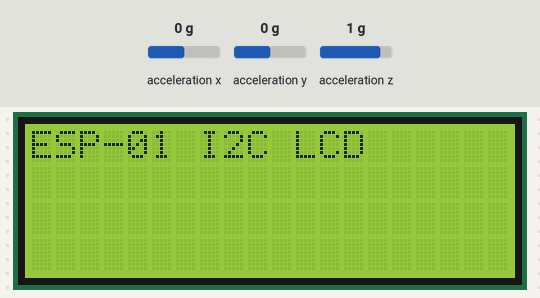
The sketch below on a simulated ESP8266 (NodeMCU). On the bench: 20×4 character LCD. Wiring (inferred from the names in the program): ADXL345 accelerometer at I2C address 0x53. The inputs (shaded band) are chosen by the test bench; at power-on: acceleration x 0 g, acceleration y 0 g, acceleration z 1 g. WiFi joins after 1.5 s; servers stay silent unless stated; random numbers use the default seed unless the sketch sets one; no MQTT or app messages arrive unless stated; what the sketch prints to the serial monitor is not drawn.

Above: at 1.7 s.
At 5.3 s:
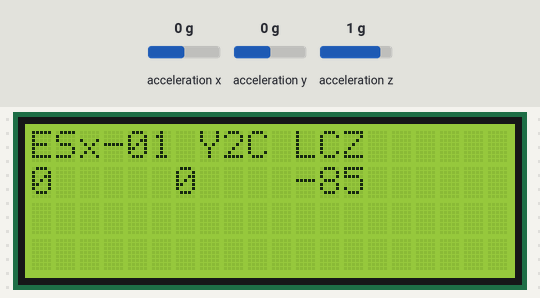
5.4 s: acceleration x set to -1.4 g
At 9.1 s:
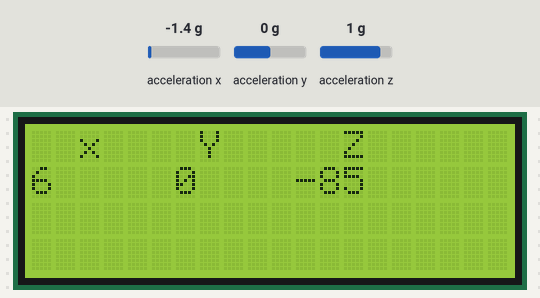
14.2 s: acceleration y set to -1.4 g
22.3 s: acceleration z set to -1.4 g
At 25.2 s:
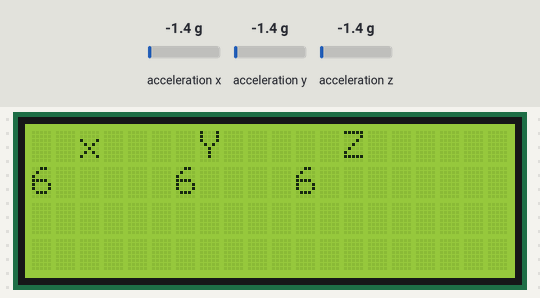
34.3 s: acceleration x set to -0.8 g
At 37.6 s:
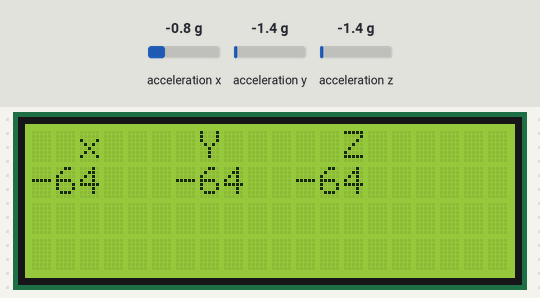
Timing chart, 0 to 39.1 s (numbered marks = the images above; inputs shaded):
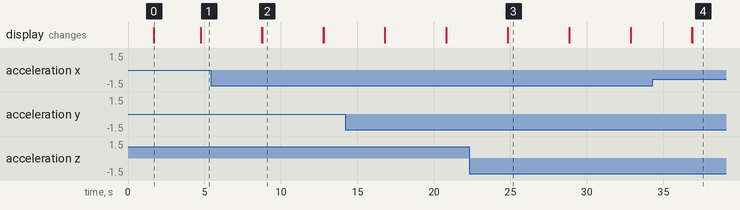

Measured:
- what the display in image 0 shows lasts 3.0 s, from 1.7 s to 4.7 s
- what the display in image 2 shows lasts 4.0 s, from 8.8 s to 12.8 s

The sketch:

DataProducer02.ino
```cpp
#include <ESP8266WiFi.h>
#include <PubSubClient.h>
#include <Wire.h>
#include <LiquidCrystal_I2C.h>

//WIFI variables
const char* ssid ="wind_tutut";//"edferocaPoco"; "LowiC6D0";
const char* password ="edferoca";//"edferoca"; "NLS67B8CTL8SBY";
const char* mqtt_server = "192.168.4.1";
WiFiClient espClient;
PubSubClient client(espClient);
WiFiServer server(80);


// ***** ADXL345
//Direccion del dispositivo
const int DEVICE_ADDRESS = (0x53);
byte _buff[6];
//Direcciones de los registros del ADXL345
char POWER_CTL = 0x2D;
char DATA_FORMAT = 0x31;
char DATAX0 = 0x32;   //X-Axis Data 0
char DATAX1 = 0x33;   //X-Axis Data 1
char DATAY0 = 0x34;   //Y-Axis Data 0
char DATAY1 = 0x35;   //Y-Axis Data 1
char DATAZ0 = 0x36;   //Z-Axis Data 0
char DATAZ1 = 0x37;   //Z-Axis Data 1

//****LCD
LiquidCrystal_I2C lcd(0x27,20,4);  // set the LCD address to 0x27 for a 16 chars and 2 line display

void setup()
{
  Serial.begin(115200);
  Serial.print("Iniciado");


  //**********WIFI
  WifiInitSTA();
  //**********MQTT server
  client.setServer(mqtt_server, 1883);
  client.setCallback(callback);

  Wire.begin(0,2);
  writeTo(DEVICE_ADDRESS, DATA_FORMAT, 0x01); //Poner ADXL345 en +- 4G
  writeTo(DEVICE_ADDRESS, POWER_CTL, 0x08);  //Poner el ADXL345
  lcd.begin(0, 2);                   // Initialize I2C LCD module (SDA = GPIO0, SCL = GPIO2)
  lcd.backlight();                   // Turn backlight ON
  lcd.setCursor(0, 0);               // Go to column 0, row 0
  lcd.print("ESP-01 I2C LCD");
}
byte i = 0;
char text[4];

void loop()
{
  if (!client.connected()) {
  reconnect();
  }
  client.loop();

  readAccel(); //Leer aceleracion x, y, z
  delay(500);

  delay(500);
  lcd.clear();
}

void readAccel() {
  //Leer los datos
  uint8_t numBytesToRead = 6;
  readFrom(DEVICE_ADDRESS, DATAX0, numBytesToRead, _buff);

  //Leer los valores del registro y convertir a int (Cada eje tiene 10 bits, en 2 Bytes LSB)
  int x = (((int)_buff[1]) << 8) | _buff[0];
  int y = (((int)_buff[3]) << 8) | _buff[2];
  int z = (((int)_buff[5]) << 8) | _buff[4];
  x=conversorGrados(x);
  y=conversorGrados(y);
  z=conversorGrados(z);
  int num = 1234;
  char cstrX[16];
  dtostrf((float)x,5,0, cstrX);
  //itoa(x, cstrX, 10);
  char cstrY[16];
  dtostrf((float)y,5,0, cstrY);
  //itoa(y, cstrY, 10);
  char cstrZ[16];
  dtostrf((float)z,5,0, cstrZ);
  //itoa(z, cstrZ, 10);
  client.publish("broker/WT1/DP2/acelerometro/x","p");
  client.publish("broker/WT1/DP2/acelerometro/x",cstrX);
  client.publish("broker/WT1/DP2/acelerometro/y",cstrY);
  client.publish("broker/WT1/DP2/acelerometro/z",cstrZ);

  lcd.setCursor(2, 0);
  lcd.print("x");
  lcd.setCursor(0, 1);
  lcd.print(x);
  lcd.setCursor(7, 0);
  lcd.print("Y");
  lcd.setCursor(6, 1);
  lcd.print(y);
  lcd.setCursor(13, 0);
  lcd.print("Z");
  lcd.setCursor(11, 1);
  lcd.print(z);
  Serial.print("x: ");
  Serial.print( x );
  Serial.print(" y: ");
  Serial.print( y );
  Serial.print(" z: ");
  Serial.println( z );
  delay(3000);
}

//Funcion auxiliar de escritura
void writeTo(int device, byte address, byte val) {
  Wire.beginTransmission(device);
  Wire.write(address);
  Wire.write(val);
  Wire.endTransmission();
}

//Funcion auxiliar de lectura
void readFrom(int device, byte address, int num, byte _buff[]) {
  Wire.beginTransmission(device);
  Wire.write(address);
  Wire.endTransmission();
  Wire.beginTransmission(device);
  Wire.requestFrom(device, num);
  int i = 0;
  while(Wire.available())
  {
    _buff[i] = Wire.read();
    i++;
  }
  Wire.endTransmission();
}

void WifiInitSTA(){
    // Nos conectamos al wifi configurado
  WiFi.mode(WIFI_STA);
  WiFi.begin(ssid, password);

  while (WiFi.status() != WL_CONNECTED) {
    delay(500);
    Serial.print(".");
  }
  delay(100);
}

void callback(char* topic, byte* payload, unsigned int length) {
  Serial.print("Message arrived [");
  Serial.print(topic);
  Serial.print("] ");
  for (int i = 0; i < length; i++) {
    Serial.print((char)payload[i]);
  }
  Serial.println();

  // Switch on the LED if an 1 was received as first character
  if ((char)payload[0] == '1') {
    digitalWrite(BUILTIN_LED, LOW);   // Turn the LED on (Note that LOW is the voltage level
    // but actually the LED is on; this is because
    // it is active low on the ESP-01)
  } else {
    digitalWrite(BUILTIN_LED, HIGH);  // Turn the LED off by making the voltage HIGH
  }

}

void reconnect() {
  // Loop until we're reconnected
  while (!client.connected()) {
    Serial.println("Attempting MQTT connection...");
    // Create a random client ID
    String clientId = "DataProducer_1";
    clientId += String(random(0xffff), HEX);
    // Attempt to connect
    if (client.connect(clientId.c_str())) {
      Serial.println("connected");
      delay(3000);
      // Once connected, publish an announcement...
      client.publish("outTopic", "hello world");
      // ... and resubscribe
      client.subscribe("inTopic");
    } else {
      Serial.print("failed, rc=");
      Serial.print(client.state());
      Serial.println(" try again in 5 seconds");
      // Wait 5 seconds before retrying
      delay(5000);
    }
  }
}

int conversorGrados(int valor){
  int convertir;
  if(valor <= 135){
    convertir=-(valor*90)/135;
  }
  if(valor >= 65400){
    valor = valor-65530;
    convertir=((valor*90)/135);
  }

  return convertir;
}
```
